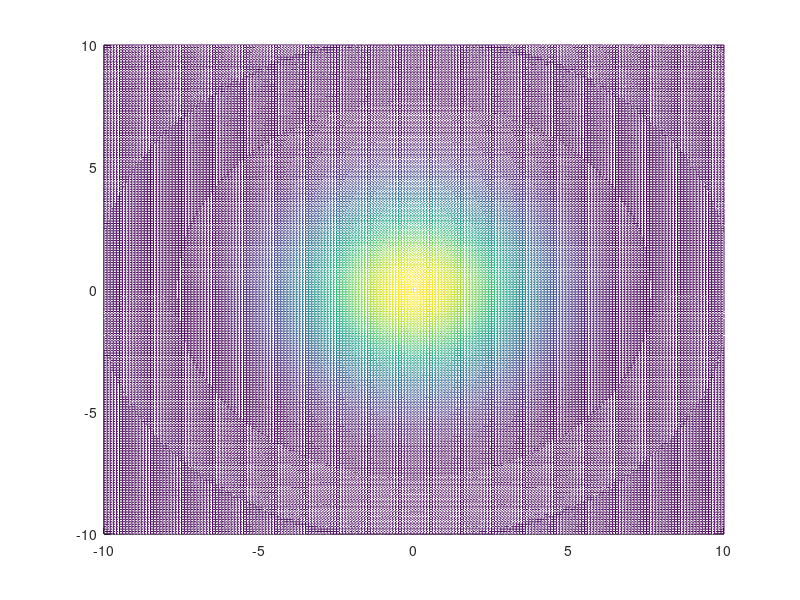

Here is the MATLAB script that generated this plot:
x = [-10:0.1:10];
y = [-10:0.1:10];
[xx, yy] = meshgrid(x,y);
I = besselj(1,(0.5.*sqrt(xx.^2+yy.^2))).^2./(xx.^2+yy.^2);
figure; 
hold on;
grid on;
mesh(xx, yy, I)